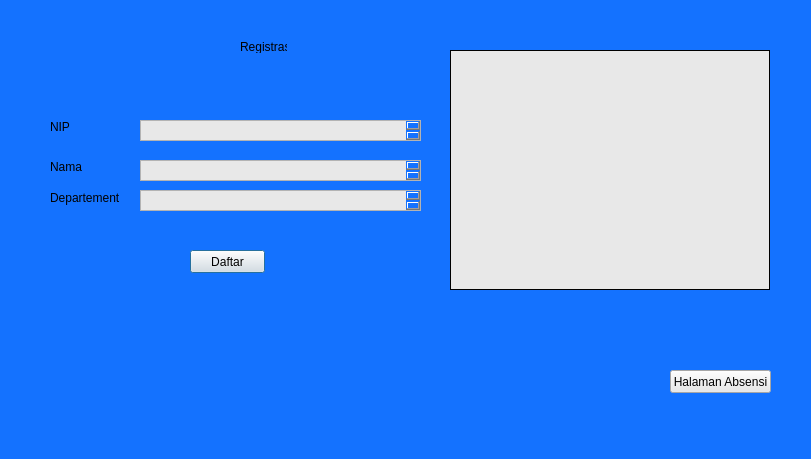
<?xml version="1.0" encoding="UTF-8"?>
<ui version="4.0">
 <class>Dialog</class>
 <widget class="QDialog" name="Dialog">
  <property name="geometry">
   <rect>
    <x>0</x>
    <y>0</y>
    <width>811</width>
    <height>459</height>
   </rect>
  </property>
  <property name="windowTitle">
   <string>Dialog</string>
  </property>
  <property name="styleSheet">
   <string notr="true">background-color: rgb(20, 114, 255);</string>
  </property>
  <widget class="QLabel" name="label_3">
   <property name="geometry">
    <rect>
     <x>50</x>
     <y>190</y>
     <width>71</width>
     <height>16</height>
    </rect>
   </property>
   <property name="text">
    <string>Departement</string>
   </property>
  </widget>
  <widget class="QLabel" name="imglbl">
   <property name="geometry">
    <rect>
     <x>450</x>
     <y>50</y>
     <width>320</width>
     <height>240</height>
    </rect>
   </property>
   <property name="styleSheet">
    <string notr="true">background-color: rgb(232, 232, 232);</string>
   </property>
   <property name="frameShape">
    <enum>QFrame::Panel</enum>
   </property>
   <property name="text">
    <string/>
   </property>
  </widget>
  <widget class="QPlainTextEdit" name="plainTextEdit">
   <property name="geometry">
    <rect>
     <x>140</x>
     <y>160</y>
     <width>281</width>
     <height>21</height>
    </rect>
   </property>
   <property name="styleSheet">
    <string notr="true">background-color: rgb(232, 232, 232);</string>
   </property>
  </widget>
  <widget class="QLabel" name="label_2">
   <property name="geometry">
    <rect>
     <x>50</x>
     <y>160</y>
     <width>47</width>
     <height>13</height>
    </rect>
   </property>
   <property name="text">
    <string>Nama </string>
   </property>
  </widget>
  <widget class="QLabel" name="label_4">
   <property name="geometry">
    <rect>
     <x>50</x>
     <y>120</y>
     <width>47</width>
     <height>14</height>
    </rect>
   </property>
   <property name="text">
    <string>NIP</string>
   </property>
  </widget>
  <widget class="QPlainTextEdit" name="plainTextEdit_3">
   <property name="geometry">
    <rect>
     <x>140</x>
     <y>120</y>
     <width>281</width>
     <height>21</height>
    </rect>
   </property>
   <property name="styleSheet">
    <string notr="true">background-color: rgb(232, 232, 232);</string>
   </property>
  </widget>
  <widget class="QPlainTextEdit" name="plainTextEdit_2">
   <property name="geometry">
    <rect>
     <x>140</x>
     <y>190</y>
     <width>281</width>
     <height>21</height>
    </rect>
   </property>
   <property name="styleSheet">
    <string notr="true">background-color: rgb(232, 232, 232);</string>
   </property>
  </widget>
  <widget class="QPushButton" name="Daftar">
   <property name="geometry">
    <rect>
     <x>190</x>
     <y>250</y>
     <width>75</width>
     <height>23</height>
    </rect>
   </property>
   <property name="styleSheet">
    <string notr="true">background-color: rgb(232, 232, 232);</string>
   </property>
   <property name="text">
    <string>Daftar</string>
   </property>
  </widget>
  <widget class="QLabel" name="label">
   <property name="geometry">
    <rect>
     <x>240</x>
     <y>40</y>
     <width>47</width>
     <height>13</height>
    </rect>
   </property>
   <property name="text">
    <string>Registrasi</string>
   </property>
  </widget>
  <widget class="QPushButton" name="ButtonToAbsen">
   <property name="geometry">
    <rect>
     <x>670</x>
     <y>370</y>
     <width>101</width>
     <height>23</height>
    </rect>
   </property>
   <property name="styleSheet">
    <string notr="true">background-color: rgb(232, 232, 232);</string>
   </property>
   <property name="text">
    <string>Halaman Absensi</string>
   </property>
  </widget>
 </widget>
 <resources/>
 <connections/>
</ui>
